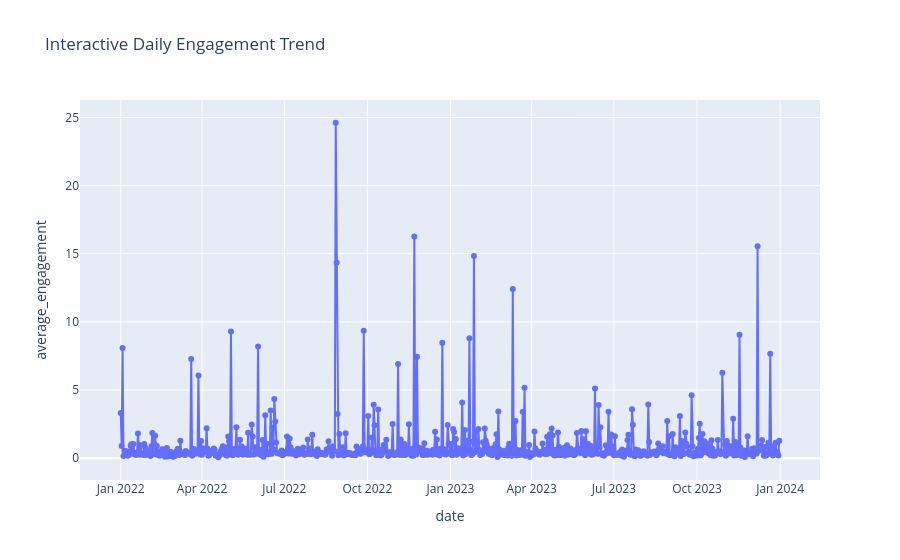

This figure's notebook cell:
### Code cell
#Chart 11: Interactive Line Chart – Daily Engagement Trend
daily_data = (
    df_clean.dropna(subset=['posted_at'])
    .groupby(df_clean['posted_at'].dt.date, as_index=False)
    .agg(average_engagement=('engagement_rate', 'mean'))
)

daily_data.rename(columns={'posted_at': 'date'}, inplace=True)

fig = px.line(
    daily_data,
    x='date',
    y='average_engagement',
    title='Interactive Daily Engagement Trend',
    markers=True
)

fig.show()

### Figure 1 — Plotly figure (JSON) as saved in the notebook; plotly's stock layout.template omitted (floating-point values rounded to 4 significant figures; data arrays with more than 128 entries replaced by an {"elided": "..."} marker saying what was removed)
{"data": [{"hovertemplate": "date=%{x}<br>average_engagement=%{y}<extra></extra>", "legendgroup": "", "line": {"color": "#636efa", "dash": "solid"}, "marker": {"symbol": "circle"}, "mode": "lines+markers", "name": "", "orientation": "v", "showlegend": false, "type": "scatter", "x": {"elided": "729 str values"}, "xaxis": "x", "y": {"elided": "729 float values"}, "yaxis": "y"}], "layout": {"legend": {"tracegroupgap": 0}, "title": {"text": "Interactive Daily Engagement Trend"}, "xaxis": {"anchor": "y", "domain": [0, 1], "title": {"text": "date"}}, "yaxis": {"anchor": "x", "domain": [0, 1], "title": {"text": "average_engagement"}}}}
